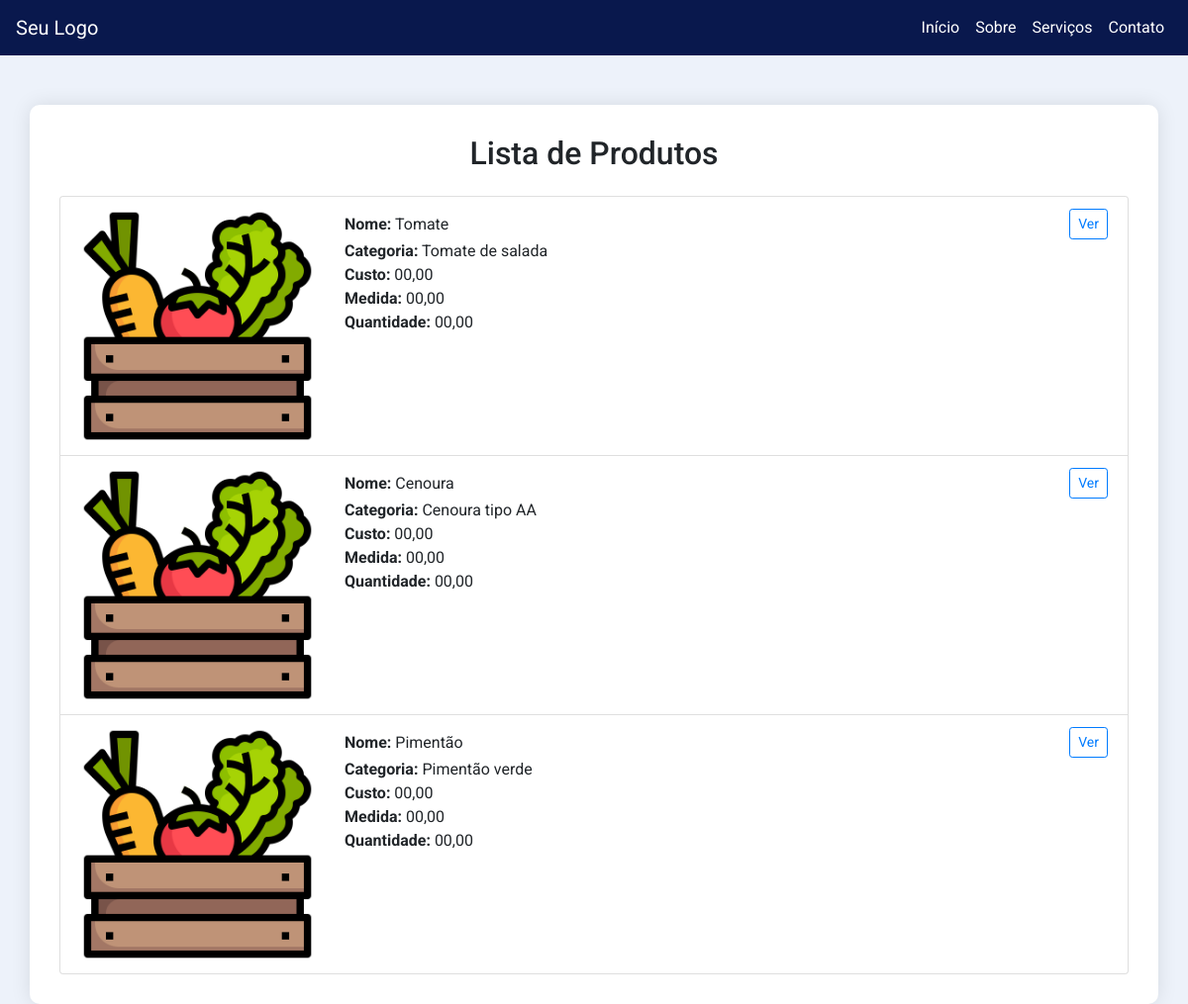
The page /produto/listar on the database as committed earlier.
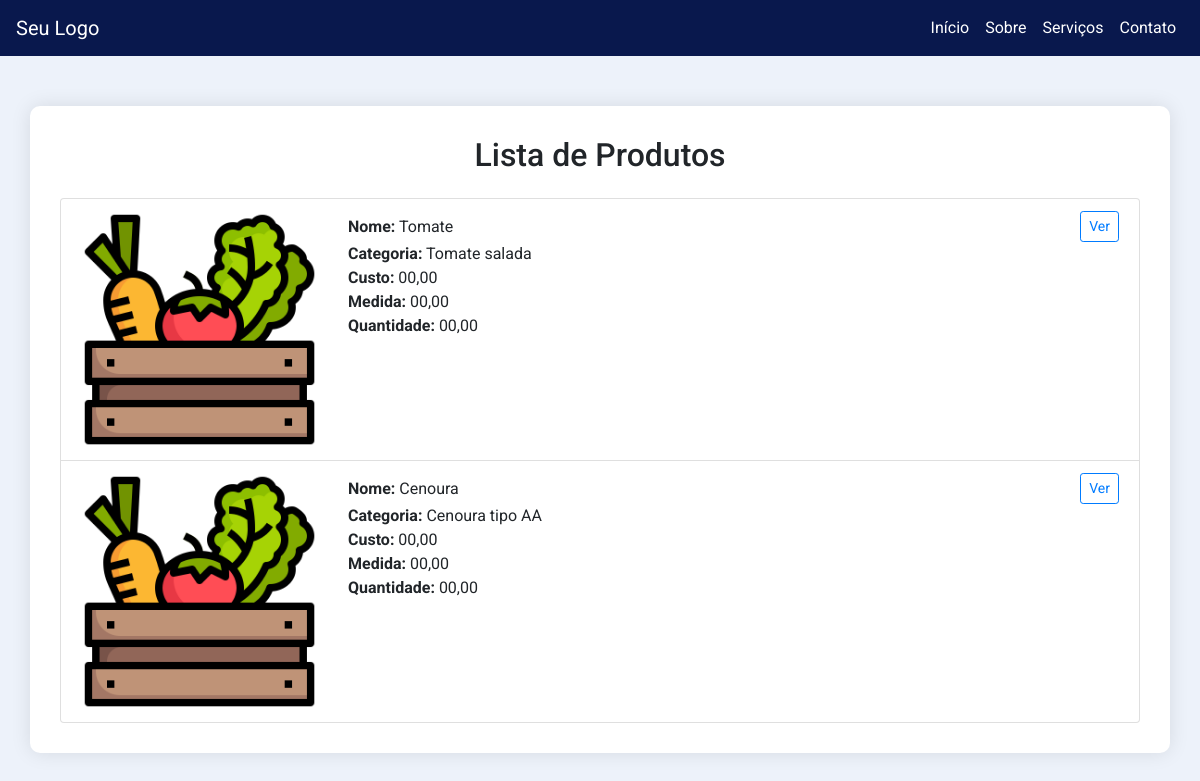
The same page on the database as committed later.
### model.py (models this page shows)
class Product(SQLModel, table=True):
	id: Optional[int] = Field(default=None, primary_key=True)
	name: str
	description: str

### product.py (the view)
@product.route('/listar', methods = ['GET','POST'])
def list():
    data = model.get_person()
    if data==[]:
        model.add_person()
    data = model.get_list_filter_product()
    return render_template('product/list.html' , data=data )

### model.py (called while the page is built)
def get_list_filter_product():
	with Session(engine) as session:
		query = select(Product)
		data = session.exec(query).all()
		return data

def get_person():
	with Session(engine) as session:
		query = select(Person)
		data = session.exec(query).all()
		return data

### templates/product/list.html
{% extends 'base.html' %}
{% block content %}
<div class="container">
  <h2 class="text-center mb-4">Lista de Produtos</h2>
  <ul class="list-group">
    {% for product in data %}
    <li class="list-group-item">
      <div class="row">
        <div class="col-md-3 col-3">
          <img src="{{url_for('static', filename='img/icone2.png')}} " alt="{{ product.name }}" class="img-fluid">
        </div>
        <div class="col-md-9 col-9">
          <div class="d-flex justify-content-between align-items-center">
            <div>
              <strong>Nome:</strong> {{ product.name }}
            </div>
            <a href="{{url_for('product.view', id=product.id )}}" class="btn btn-outline-primary btn-sm">Ver</a>
          </div>
          <strong>Categoria:</strong> {{ product.description }}<br>
          <strong>Custo:</strong> 00,00 <br>
          <strong>Medida:</strong> 00,00 <br>
          <strong>Quantidade:</strong> 00,00<br>
        </div>
      </div>
    </li>
    {% endfor %}
  </ul>
</div>
{% endblock %}

Rows that differ between the two databases and show on the page:
removed Product: name "Pimentão", description "Pimentão verde"
changed Product "Tomate": description "Tomate de salada" → "Tomate salada"
